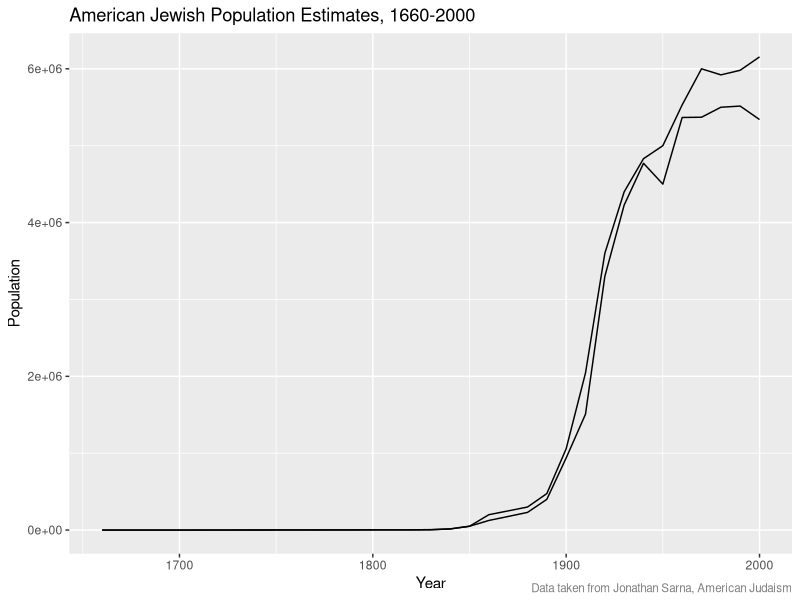
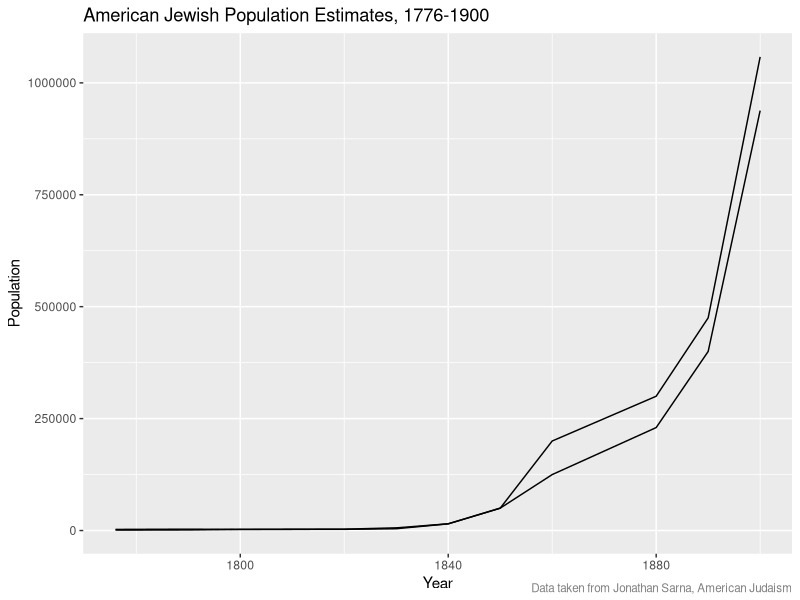

Write R code to recreate these figures, in order.
#!/usr/bin/env Rscript

# R script to chart demographic data on American Judaism

# Lincoln Mullen <lincoln@lincolnmullen.com>
# MIT License <http://lmullen.mit-license.org/> 

library(ggplot2)

makeFootnote <- function(footnoteText=
                         format(Sys.time(), "%d %b %Y"),
                         size= .7, color= grey(.5))
{
  require(grid)
  pushViewport(viewport())
  grid.text(label= footnoteText ,
            x = unit(1,"npc") - unit(2, "mm"),
            y= unit(2, "mm"),
            just=c("right", "bottom"),
            gp=gpar(cex= size, col=color))
  popViewport()
}

credit <- function() {
  return(makeFootnote("\nLincoln Mullen <http://lincolnmullen.com>"))
}

# Data
d <- read.csv("sarna.appendix.csv", comment.char = "#")

# Population estimates, 1660-2000
png( file="jews.1660-2000.ggplot.png" )
plot1 <- ggplot(d)
plot1 + 
geom_line(aes(d$year, d$estimate.low)) + 
geom_line(aes(d$year, d$estimate.high)) +
labs(title="American Jewish Population Estimates, 1660-2000", x = 
     "Year", y="Population")
makeFootnote("Data taken from Jonathan Sarna, American Judaism")
dev.off

# Population estimates, 1776-1900
png( file="jews.1776-1900.ggplot.png" )
plot2 <- ggplot(d[3:13,])
plot2 + 
geom_line(aes(d$year[3:13], d$estimate.low[3:13])) + 
geom_line(aes(d$year[3:13], d$estimate.high[3:13])) +
labs(title="American Jewish Population Estimates, 1776-1900", x = 
     "Year", y="Population")
makeFootnote("Data taken from Jonathan Sarna, American Judaism")
dev.off
